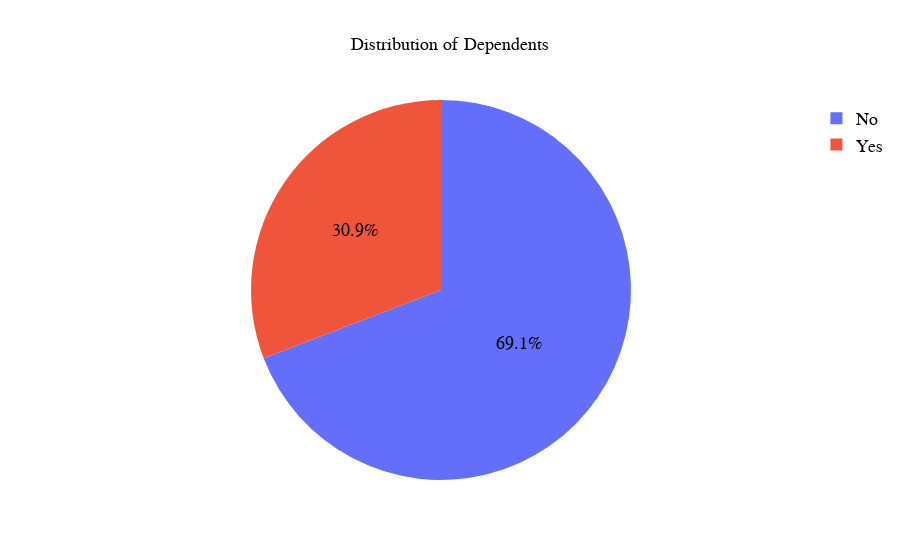

Source (notebook cell):
### Markdown cell above
##### Dependents column

### Code cell
#Vizualization of dependents using plotly.express

fig = px.pie(df, names='Dependents', title='Distribution of Dependents')
font_style = {'family':'Arial', 'size':18, 'color':'black'}
#customize title font
fig.update_layout(title_font=font_style, title_x=0.5)
#Customize text inside pie chart
fig.update_traces(textfont=font_style)
#Customize legend
fig.update_layout(legend=dict(font=dict(font_style)))
fig.show()

### Figure 1 — Plotly figure (JSON) as saved in the notebook; plotly's stock layout.template omitted (floating-point values rounded to 4 significant figures; data arrays with more than 128 entries replaced by an {"elided": "..."} marker saying what was removed)
{"data": [{"domain": {"x": [0, 1], "y": [0, 1]}, "hovertemplate": "Dependents=%{label}<extra></extra>", "labels": {"elided": "5034 str values"}, "legendgroup": "", "name": "", "showlegend": true, "textfont": {"color": "black", "family": "Arial", "size": 18}, "type": "pie"}], "layout": {"legend": {"font": {"color": "black", "family": "Arial", "size": 18}, "tracegroupgap": 0}, "title": {"font": {"color": "black", "family": "Arial", "size": 18}, "text": "Distribution of Dependents", "x": 0.5}}}
